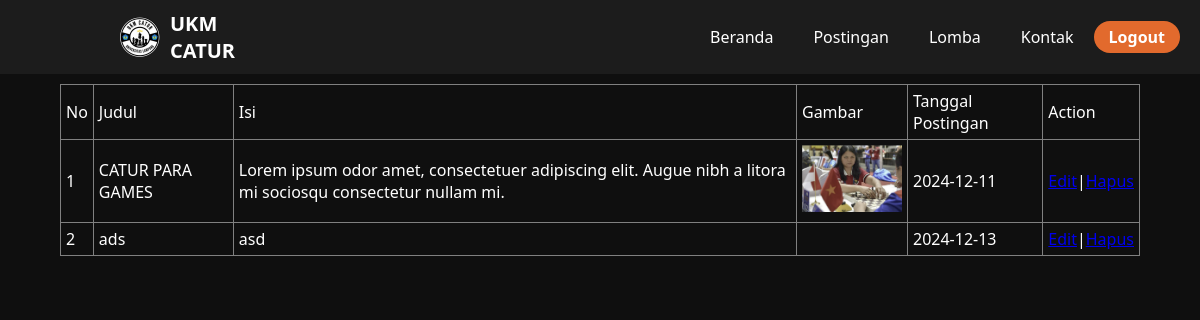
Screenshot of /postinganadmin.php with the database file from the repository.
### tables this page shows
CREATE TABLE `postingan` (
  `id_postingan` int(12) NOT NULL,
  `Judul` varchar(25) NOT NULL,
  `isi` text NOT NULL,
  `gambar` text NOT NULL,
  `penulis` int(3) NOT NULL,
  `tangal` date NOT NULL
);

### postinganadmin.php (the view, shortened to what this page needs)
<!DOCTYPE html>
<html lang="en">
<head>
    <link rel="stylesheet" href="infoadmin.css">
</head>
<body>
    <?php
    include "headeradmin.php";
    ?>
<table border="1" >
    <tr>
        <td>No</td>
        <td>Judul</td>
        <td>Isi</td>
        <td>Gambar</td>
        <td>Tanggal Postingan</td>
        <td>Action</td>
    </tr>
    <?php
    $select = mysqli_query($conn, "SELECT Judul, isi, gambar, tangal FROM postingan ");
    $nomor = 1;
    while($hasil = mysqli_fetch_array($select)){
    ?>
    <tr>
        <td><?= $nomor++?></td>
        <td><?= $hasil['Judul']?></td>
        <td><?= $hasil['isi']?></td>
        <td><img src="<?= $hasil['gambar']?>" width="100px" alt=""></td>
        <td><?= $hasil['tangal']?></td>
        <td class="action"><a href="edit.php?id=<?= $hasil['id_postingan']?>">Edit</a>|<a href="deletelomba.php?id=<?= $hasil['id_postingan']?>">Hapus</a></td>
    </tr>
    <?php } ?>
</table>
</body>
</html>

### headeradmin.php (shortened to what this page needs)
<!DOCTYPE html>
<html lang="id">
  <head>
    <link rel="stylesheet" href="header.css" />
    <link rel="stylesheet" href="font-awesome/css/font-awesome.min.css" />
  </head>
  <body>
    <header>
      <nav class="navbar">
        <div class="logo">
          <img src="img/logo_catur.png" alt="Logo UKM Catur" />
          UKM CATUR
        </div>
        <ul>
          <li><a href="infoadmin.php">Beranda</a></li>
          <li><a href="postinganadmin.php">Postingan</a></li>
          <li><a href="lombaadmin.php">Lomba</a></li>
          <li><a href="kontakadmin.php">Kontak</a></li>
        </ul>
        <a href="logout.php" class="login-btn">Logout</a>
      </nav>
    </header>
  </body>
</html>

### infoadmin.css (style rules this page uses)
* { margin: 0; padding: 0; box-sizing: border-box; }
body { font-family: "Segoe UI", Tahoma, Geneva, Verdana, sans-serif; background-color: #0f0f0f; color: white; }
table { max-width: 90%; margin-left: auto; margin-right: auto; border-collapse: collapse; margin-top: 10px; }
table tr td { max-width: 700px; padding: 5px; }

### header.css (style rules this page uses)
.navbar { background-color: #1c1c1c; display: flex; justify-content: space-between; align-items: center; padding: 10px 20px; color: white; }
.navbar .logo { display: flex; align-items: center; font-size: 20px; font-weight: bold; padding-left: 100px; }
.navbar .logo img { width: 40px; height: 40px; margin-right: 10px; }
.navbar ul { list-style: none; display: flex; align-items: right; margin-right: 0; position: relative; padding-left: 430px; }
.navbar ul li { margin: 0 10px; }
.navbar ul li a { text-decoration: none; color: white; font-size: 16px; padding: 5px 10px; transition: color 0.3s, background-color 0.3s; }
.navbar .login-btn { background-color: #e26a2d; color: white; text-decoration: none; padding: 5px 15px; border-radius: 34px; font-weight: bold; transition: background-color 0.3s; }

### rows the page displays
postingan: Judul "CATUR PARA GAMES", isi "Lorem ipsum odor amet, consectetuer adipiscing elit. Augue nibh a litora mi sociosqu consectetur nullam mi.", gambar (picture), tangal "2024-12-11"
postingan: Judul "ads", isi "asd", tangal "2024-12-13"
